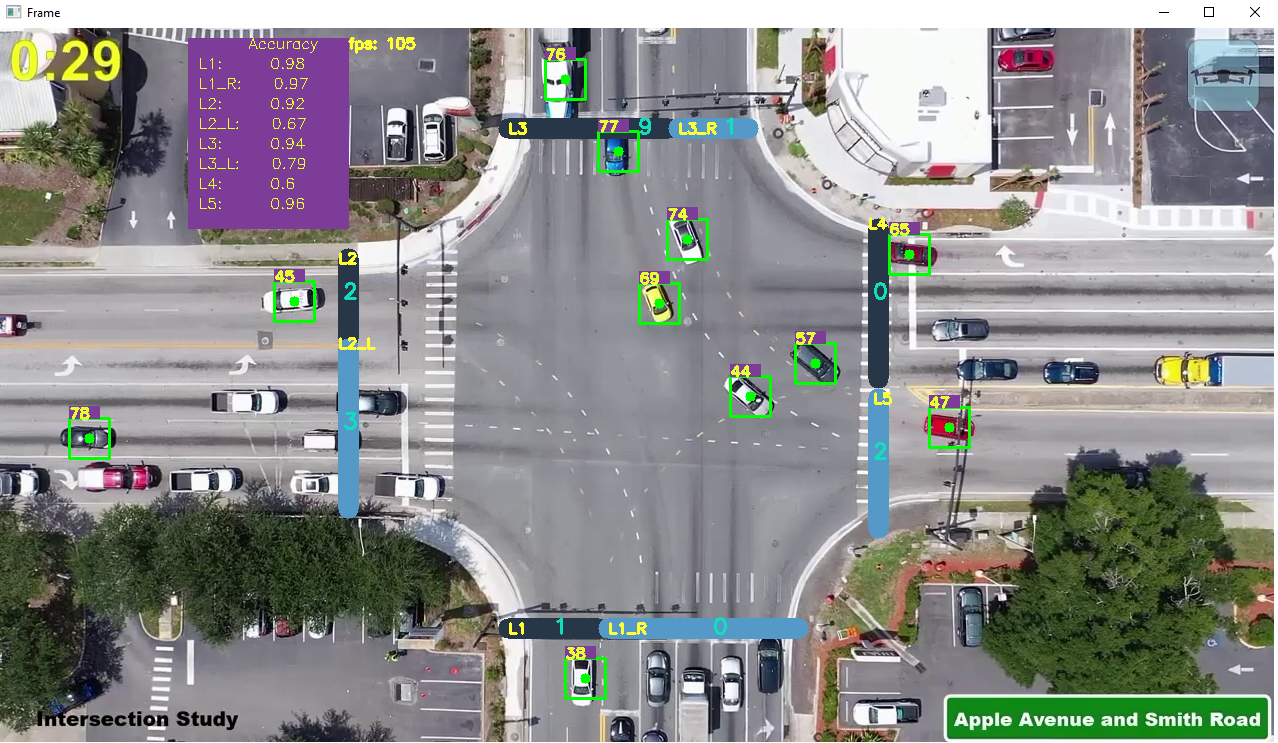
#> input picture ss1.png, 1278 x 743 px, given in place of intersection-8-720-b.mp4, which was not available
$ python pg3.py
#> lines starting #> are read from the running program, lines starting #| are printed output that depends on the picture; after the words box and inside, x2 and y2 are one past the last pixel; in counts of white or black regions, pixels touching at a corner belong together; pictures that were not available may be replaced by others from this repository, and a replacement may not be noted
import cv2 as cv
import numpy as np
import math


OFFSET = 3                  # cizgilerin etrafinda olusturalacak olan dortgenin genisliğini belirlemede kullanılacak
DISTANCE_PER_FRAME = 30     # Object Tracking icin noktanin onceki ile simdiki konumları arasındaki max fark
VIDEO_SPEED_RATE = 25       # video oynatma hızı
CONTOUR_AREA_LIMIT = 1200   # tespit edilen contour lari filtrelemek icin alan limiti uygulanmıstır
detections = {}             # tespit edilen arabalar id ile birlikte dictionary olarak tutar
track_id = 0                # track id her tespit edilen ve hareket eden araba icin atanır.
contours_center_current = []    # suan ki frame de tespit edilen contour ların orta noktalarını tutat dizi
contours_center_prev = []       # bir onceki frame de tespit edilen contour ların orta noktalarını tutat dizi
COUNT = 0                   # ilk frame i gecmek icin kullanılmıstır. cunku ilk framde bir onceki noktalarını tutan dizi bostur


CARS_LINE_1 = {}        # Line 1 den gecen arabalrı id ve orta noktalarını saklar
CARS_LINE_1_R = {}      # Line 1R den gecen arabalrı id ve orta noktalarını saklar
CARS_LINE_2={}          # Line 2 den gecen arabalrı id ve orta noktalarını saklar
CARS_LINE_2_L={}        # Line 2L den gecen arabalrı id ve orta noktalarını saklar
CARS_LINE_3={}          # Line 3 den gecen arabalrı id ve orta noktalarını saklar
CARS_LINE_3_R={}        # Line 3R den gecen arabalrı id ve orta noktalarını saklar
CARS_LINE_4={}          # Line 4 den gecen arabalrı id ve orta noktalarını saklar
CARS_LINE_5={}          # Line 5 den gecen arabalrı id ve orta noktalarını saklar


# lines coordinates
L1 = [510, 600, 600, 600]   # L1 arabaların sayılacagi cizginin koordinatlari
L1_R = [610, 600, 800, 600] # L1R arabaların sayılacagi cizginin koordinatlari
L2 = [350, 230, 350, 310]   # L2 arabaların sayılacagi cizginin koordinatlari
L2_L = [350, 320, 350, 480] # L2L arabaların sayılacagi cizginin koordinatlari
L3 = [510, 100, 670, 100]   # L3 arabaların sayılacagi cizginin koordinatlari
L3_R = [680, 100, 750, 100] # L3r arabaların sayılacagi cizginin koordinatlari
L4 = [880, 200, 880, 350]   # L4 arabaların sayılacagi cizginin koordinatlari
L5 = [880, 370, 880, 500]   # L5 arabaların sayılacagi cizginin koordinatlari

lines = [L1, L1_R, L2, L2_L, L3, L3_R, L4, L5]

COLORS = [      (152, 60, 125),          # purple
                (53, 67, 203),
                (71, 55, 40),
                (0, 84, 211),
                (199, 153, 84),
                (46, 58, 176),
                (51, 255, 230)      # 6-yellow
            ]


cap = cv.VideoCapture("videos/intersection-8-720-b.mp4")  # videoyou dondurur
obj_detector = cv.createBackgroundSubtractorMOG2(history=100, varThreshold=50)
# tracker = cv.legacy.MultiTracker_create()

'''
    dortgenin orta noktasini bulur, x, y degerlerinin dondurur
'''
def get_center(x,y,w,h):
    return x + int(w/2), y + int(h/2)

'''
    iki noktasi verilen dogrunun eğimini hesaplar
'''
def calculate_line_slope(x1,y1,x2,y2):
    return (y2-y1)/(x2-x1)

'''
if m negative and result negative point is on the right side of the line
if m positive and result positive point is on the right side of the line
'''
def calculate_distance_between_point_and_line(x, y, x1, y1, x2, y2):
    m = calculate_line_slope(x1,y1,x2,y2)
    f = (m*x) - (m*x2) - y + y2
    s = math.sqrt(m**2 + 1)
    return f / s

def draw_panel(frame):
    cv.rectangle(frame, (190, 10), (350, 200), COLORS[0], -1)
    cv.putText(frame, "Accuracy", (250, 20),cv.FONT_HERSHEY_SIMPLEX, 0.5, COLORS[6], 1)
    cv.putText(frame, "L1:      0.98", (200, 40),cv.FONT_HERSHEY_SIMPLEX, 0.5, COLORS[6], 1)
    cv.putText(frame, "L1_R:    0.97", (200, 60),cv.FONT_HERSHEY_SIMPLEX, 0.5, COLORS[6], 1)
    cv.putText(frame, "L2:      0.92", (200, 80),cv.FONT_HERSHEY_SIMPLEX, 0.5, COLORS[6], 1)
    cv.putText(frame, "L2_L:    0.67", (200, 100),cv.FONT_HERSHEY_SIMPLEX, 0.5, COLORS[6], 1)
    cv.putText(frame, "L3:      0.94", (200, 120),cv.FONT_HERSHEY_SIMPLEX, 0.5, COLORS[6], 1)
    cv.putText(frame, "L3_L:    0.79", (200, 140),cv.FONT_HERSHEY_SIMPLEX, 0.5, COLORS[6], 1)
    cv.putText(frame, "L4:      0.6", (200, 160),cv.FONT_HERSHEY_SIMPLEX, 0.5, COLORS[6], 1)
    cv.putText(frame, "L5:      0.96", (200, 180),cv.FONT_HERSHEY_SIMPLEX, 0.5, COLORS[6], 1)


def draw_lines2(frame):
    color = COLORS[4]
    for i, line  in enumerate(lines):
        if i%2 == 0:
            color = COLORS[2]
        else:
            color = COLORS[4]
        cv.line(frame, (line[0], line[1]), (line[2], line[3]), color, 20)

while True:
    timer = cv.getTickCount()
    ret, frame = cap.read()
#> frame is the input picture: shape (743, 1278, 3); mean B, G, R 139.7, 141, 139.9
    # (h,w, _) = frame.shape
    # print(f'{h} - {w}')
    COUNT += 1
    # extract region of Interest
    # roi = frame[200: 600, 300: 900]
    # roi2 = frame[200:650, 200:1200]
    # ------------------------IMAGE PRE-PROCESSING-------------------------------------
    kernel = np.ones((8, 8), np.uint8)
    gray = cv.cvtColor(frame, cv.COLOR_BGR2GRAY)    # frame i grayscale a cevirir
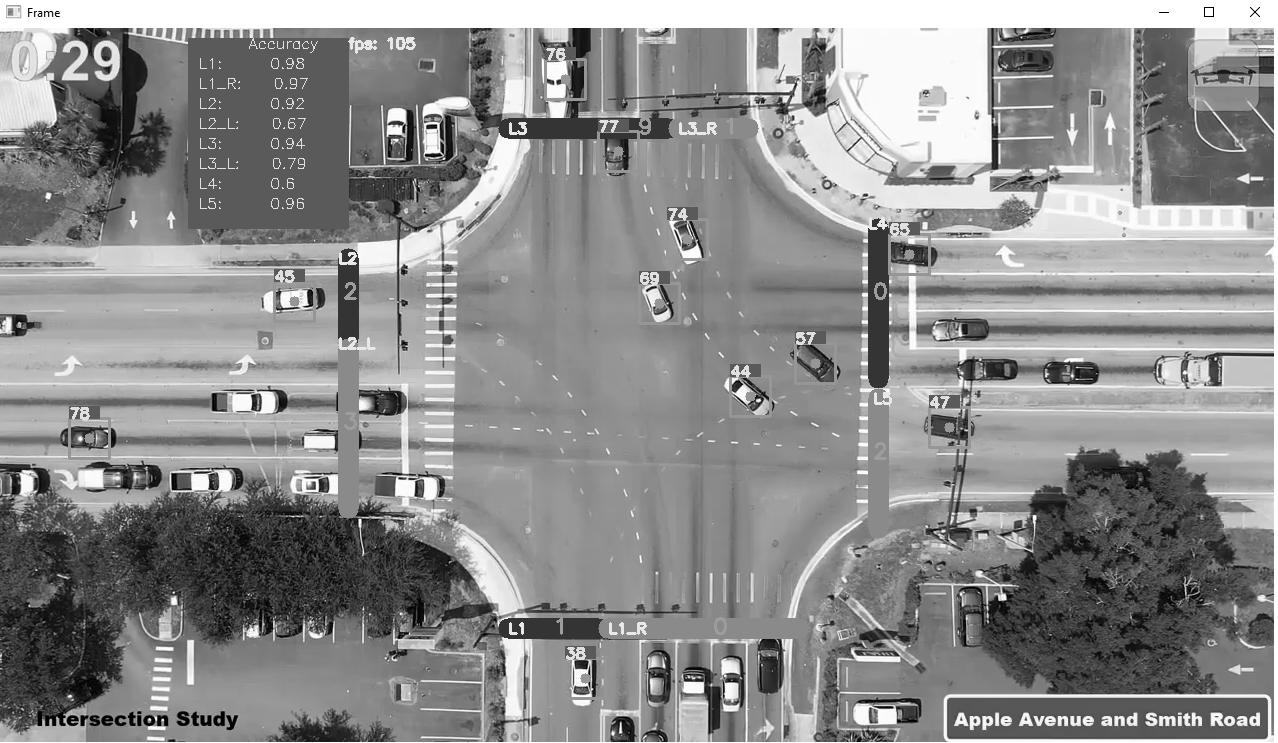
#> gray: shape (743, 1278); min 0, max 255, mean 140.5
    blurred = cv.GaussianBlur(gray, (5,5), 0)       # grayscalei bulanıklastırır
    mask = obj_detector.apply(blurred)              # bulanık framei maskeler. siyah beyaz goruntu cıkar
#> mask: shape (743, 1278); every value is 127
    # ced = cv.Canny(mask, 50, 150)                # bulanık framei edge detection yapar
    # filtered = cv.fastNlMeansDenoising(mask, None, 20, 7, 21)
    # erosion = cv.erode(mask, kernel, iterations=1)
    dilated = cv.dilate(mask, kernel, iterations=1) # maskelenmis framede beyazla tespit edilen objeleri genisletir
    # _, dilated = cv.threshold(dilated, 254, 255, cv.THRESH_BINARY)
    _, th = cv.threshold(mask, 254, 255, cv.THRESH_BINARY)
#> th: shape (743, 1278); every value is 0
    contours, _ = cv.findContours(dilated, cv.RETR_TREE, cv.CHAIN_APPROX_SIMPLE)    # koseleri olan objeleri tespit eder
#> contours = [[[0, 0], [0, 742], [1277, 742], [1277, 0]]]
    # cv.drawContours(frame, contours, -1, (0,255,0), 3)

    # info panel dogruluk oranlarını gosterir.
    # draw_panel(frame)
    draw_lines2(frame)
#> after the loop in draw_lines2, `for i, line  in enumerate(lines):`:
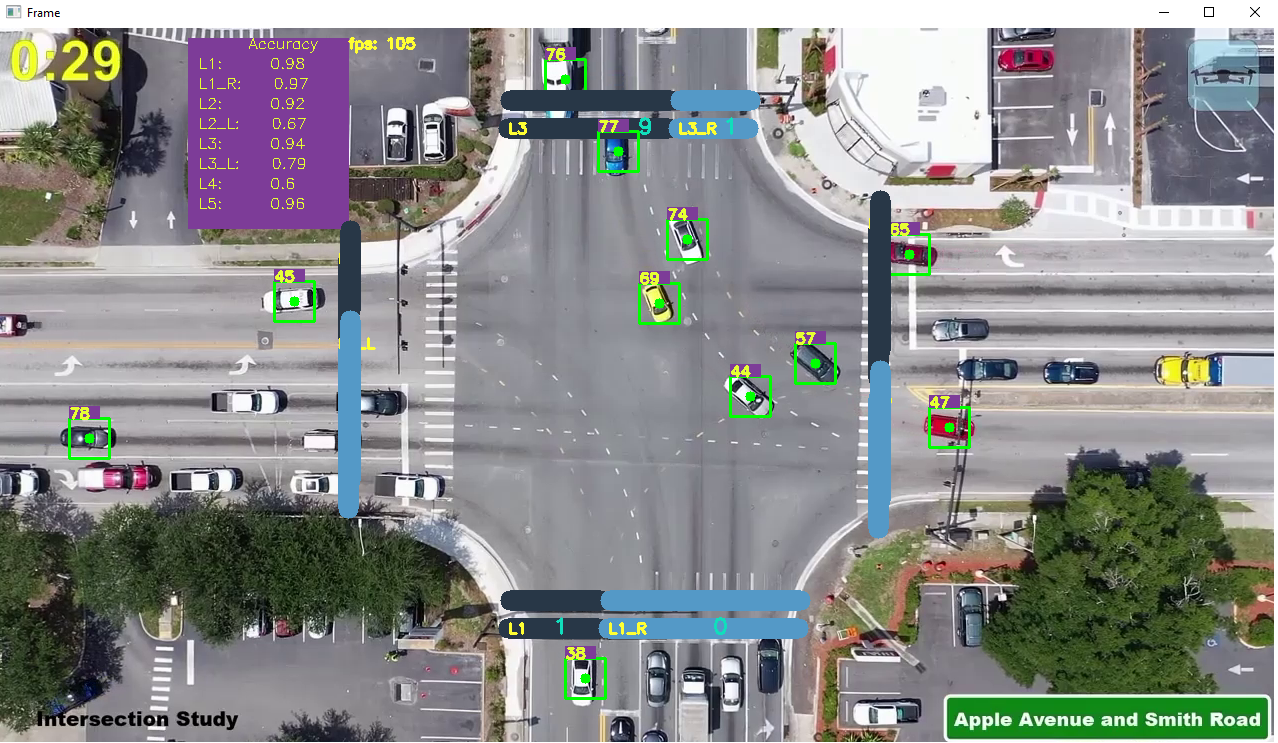
#> frame: shape (743, 1278, 3); 1.67% of pixels changed, all inside (x1, y1, x2, y2) = (340, 90, 891, 611)
    # ------------------------------------------------------------------------------
    # ------------------------------------------------------------------------------
    # ------------------------------------------------------------------------------
    for contour in contours:   # tespit edilen herbir contour(obje) iterasyona alınarak islem yapılır
        (x, y, w, h) = cv.boundingRect(contour) # contour un x,y,w,h koordinatlarını dondurur
        contour_valid = (w >= 30) and (h >= 30)   # eger genisliği 30 px den kucukse isleme almaz/atlar

        if not contour_valid:
            continue

        center = get_center(x,y,w,h) # contourun orta noktasını dondurur
        area = cv.contourArea(contour) # contourun alanını hesaplar
        # cv.rectangle(frame, (x, y), (x+w,y+h), (0, 255, 0), 2)

        # contour alanı belirlenen limitten buyukse listeye ekler. araba olma ihtimali vardir
        if area > CONTOUR_AREA_LIMIT:
            contours_center_current.append(center)
            # cv.rectangle(frame, (x,y), (x+w, y+h), COLORS[0], 2)
        else:
            continue
#> this loop made 1 pass
#> (contour, x, y, w, h, contour_valid, center, area) on pass 1: ([[0, 0], [0, 742], [1277, 742], [1277, 0]], 0, 0, 1278, 743, True, (639, 371), 947534)
#> after the loop, contours_center_current = [(639, 371)]
    # -----------------------------OBJECT TRACKING--------------------------------------------------

    detections_copy =  detections.copy()
    contours_center_current_copy = contours_center_current.copy()
#> contours_center_current_copy = [(639, 371)]
    for object_id, pt2 in detections_copy.items():
        obj_exists = False
        for pt in contours_center_current_copy:
            distance = math.hypot(pt2[0]-pt[0], pt2[1]-pt[1])
            if distance < DISTANCE_PER_FRAME:
                detections[object_id] = pt
                obj_exists = True
                if pt in contours_center_current:
                    contours_center_current.remove(pt)
                continue

        if not obj_exists:
            detections.pop(object_id)
#> after the loop, detections = 0 items

    for pt in contours_center_current:
        detections[track_id] = pt
        track_id +=1
#> this loop made 1 pass
#> (pt, track_id) on pass 1: ((639, 371), 1)
#> after the loop, detections = {0: (639, 371)}; track_id = 1

    contours_center_prev = contours_center_current.copy()
#> contours_center_prev = [(639, 371)]

    # ----------------------------------------------------------------------------
    for object_id, pt in detections.items():
        cv.rectangle(frame, (pt[0]-20, pt[1]-20), (pt[0]+20,pt[1]+20), (0, 255, 0), 2)
        cv.circle(frame, pt, 5, (0, 255, 0), -1)
        cv.rectangle(frame, (pt[0]-20, pt[1]-32),(pt[0]+10, pt[1]-20), COLORS[0], -1)
        cv.putText(frame, str(object_id), (pt[0]-20, pt[1]-20),cv.FONT_HERSHEY_SIMPLEX, 0.5, COLORS[6], 2)
        if (pt[1] > L1[1]-OFFSET and pt[1] < L1[3]+OFFSET) and (pt[0] > L1[0] and pt[0] < L1[2]):
            CARS_LINE_1[str(object_id)] = pt
        if (pt[1] > L1_R[1]-OFFSET and pt[1] < L1_R[3]+OFFSET) and (pt[0] > L1_R[0] and pt[0] < L1_R[2]):
            CARS_LINE_1_R[str(object_id)] = pt
        if (pt[0] < L2[0] + OFFSET and pt[0] > L2[2] - OFFSET) and (pt[1]>L2[1] and pt[1]<L2[3]):
            CARS_LINE_2[str(object_id)] = pt
        if (pt[0] < L2_L[0] + OFFSET+10 and pt[0] > L2_L[2] - OFFSET) and (pt[1]>L2_L[1] and pt[1]<L2_L[3]):
            CARS_LINE_2_L[str(object_id)] = pt
        if (pt[1] > L3[1]-OFFSET and pt[1] < L3[3]+OFFSET) and (pt[0] > L3[0] and pt[0] < L3[2]):
            CARS_LINE_3[str(object_id)] = pt
        if (pt[1] > L3_R[1]-OFFSET and pt[1] < L3_R[3]+OFFSET+20) and (pt[0] > L3_R[0] and pt[0] < L3_R[2]):
            CARS_LINE_3_R[str(object_id)] = pt
        if (pt[0] < L4[0]+ OFFSET and pt[0] > L4[2] - OFFSET) and (pt[1]>L4[1] and pt[1]<L4[3]):
            CARS_LINE_4[str(object_id)] = pt
        if (pt[0] < L5[0] + OFFSET+10 and pt[0] > L5[2] - OFFSET) and (pt[1]>L5[1] and pt[1]<L5[3]):
            CARS_LINE_5[str(object_id)] = pt
#> this loop made 1 pass
#> (object_id, pt) on pass 1: (0, (639, 371))
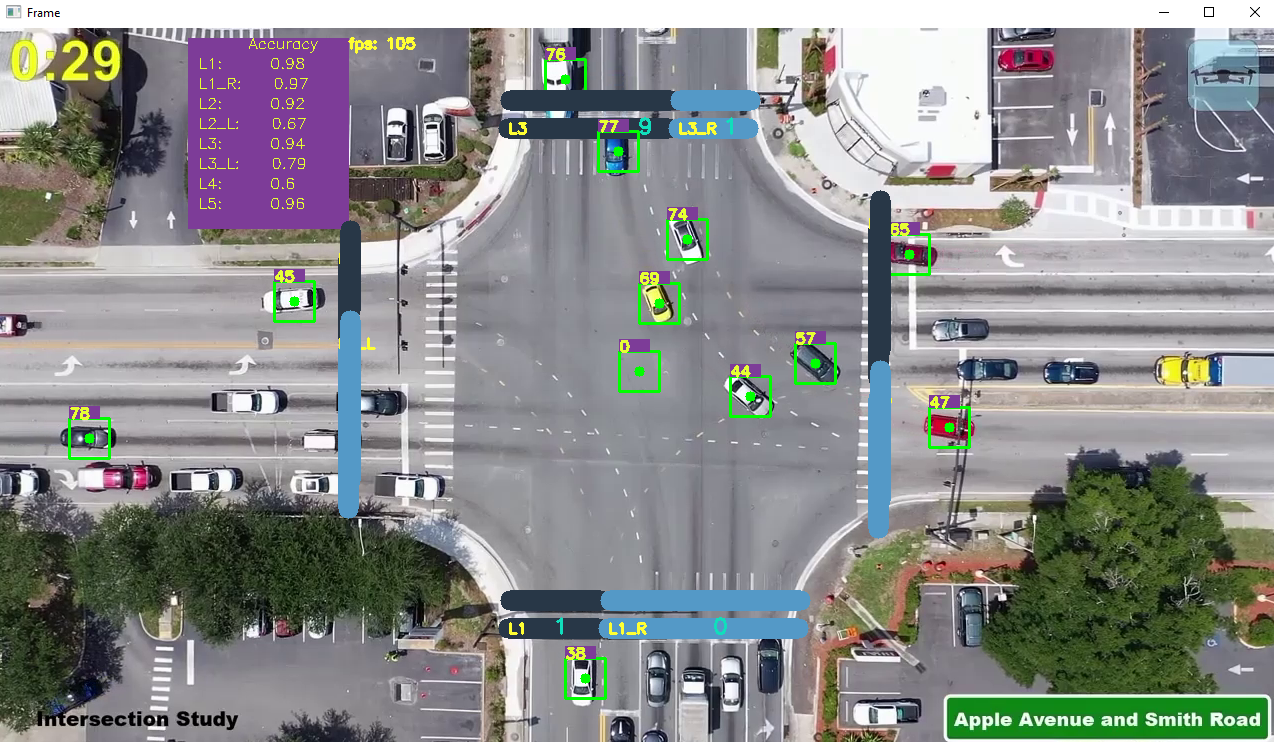
#> frame: shape (743, 1278, 3); 0.09% of pixels changed, all inside (x1, y1, x2, y2) = (618, 339, 661, 393)
#> after the loop, CARS_LINE_1 = 0 items; CARS_LINE_1_R = 0 items; CARS_LINE_2 = 0 items; CARS_LINE_2_L = 0 items; CARS_LINE_3 = 0 items; CARS_LINE_3_R = 0 items; CARS_LINE_4 = 0 items; CARS_LINE_5 = 0 items


    cv.putText(frame, str(len(CARS_LINE_1)), ((L1[0]+((L1[2]-L1[0])//2)), L1[1]+5), cv.FONT_HERSHEY_SIMPLEX, 0.7, (188, 222, 17), 2)
#> frame: shape (743, 1278, 3); 0.01% of pixels changed, all inside (x1, y1, x2, y2) = (556, 589, 569, 607)
    cv.putText(frame, "L1", (L1[0], L1[1]+5), cv.FONT_HERSHEY_SIMPLEX, 0.5, (51, 255, 255), 2)
#> frame: shape (743, 1278, 3); mean B, G, R 139.6, 140.4, 138.6
    cv.putText(frame, str(len(CARS_LINE_1_R)), ((L1_R[0]+((L1_R[2]-L1_R[0])//2))+10, L1_R[1]+5), cv.FONT_HERSHEY_SIMPLEX, 0.7, (188, 222, 17), 2)
#> frame: shape (743, 1278, 3); mean B, G, R 139.6, 140.4, 138.6
    cv.putText(frame, "L1_R", (L1_R[0], L1_R[1]+5), cv.FONT_HERSHEY_SIMPLEX, 0.5, (51, 255, 255), 2)
#> frame: shape (743, 1278, 3); mean B, G, R 139.5, 140.4, 138.6
    cv.putText(frame, str(len(CARS_LINE_2)), (L2[0]-5, (L2[1]+((L2[3]-L2[1])//2))), cv.FONT_HERSHEY_SIMPLEX, 0.7, (188, 222, 17), 2)
#> frame: shape (743, 1278, 3); mean B, G, R 139.5, 140.4, 138.6
    cv.putText(frame, "L2", (L2[0]-10, L2[1]+5), cv.FONT_HERSHEY_SIMPLEX, 0.5, (51, 255, 255), 2)
#> frame: shape (743, 1278, 3); mean B, G, R 139.5, 140.5, 138.6
    cv.putText(frame, str(len(CARS_LINE_2_L)), (L2_L[0]-5, (L2_L[1]+((L2_L[3]-L2_L[1])//2))), cv.FONT_HERSHEY_SIMPLEX, 0.7, (188, 222, 17), 2)
#> frame: shape (743, 1278, 3); mean B, G, R 139.5, 140.5, 138.6
    cv.putText(frame, "L2_L", (L2_L[0]-10, L2_L[1]), cv.FONT_HERSHEY_SIMPLEX, 0.5, (51, 255, 255), 2)
#> frame: shape (743, 1278, 3); mean B, G, R 139.5, 140.5, 138.7
    cv.putText(frame, str(len(CARS_LINE_3)), (640, L3[1]+5), cv.FONT_HERSHEY_SIMPLEX, 0.7, (188, 222, 17), 2)
#> frame: shape (743, 1278, 3); mean B, G, R 139.5, 140.5, 138.7
    cv.putText(frame, "L3", (L3[0], L3[1]+5), cv.FONT_HERSHEY_SIMPLEX, 0.5, (51, 255, 255), 2)
#> frame: shape (743, 1278, 3); mean B, G, R 139.5, 140.5, 138.7
    cv.putText(frame, str(len(CARS_LINE_3_R)), ((L3_R[0]+((L3_R[2]-L3_R[0])//2))+10, L3_R[1]+5), cv.FONT_HERSHEY_SIMPLEX, 0.7, (188, 222, 17), 2)
#> frame: shape (743, 1278, 3); mean B, G, R 139.5, 140.5, 138.7
    cv.putText(frame, "L3_R", (L3_R[0], L3_R[1]+5), cv.FONT_HERSHEY_SIMPLEX, 0.5, (51, 255, 255), 2)
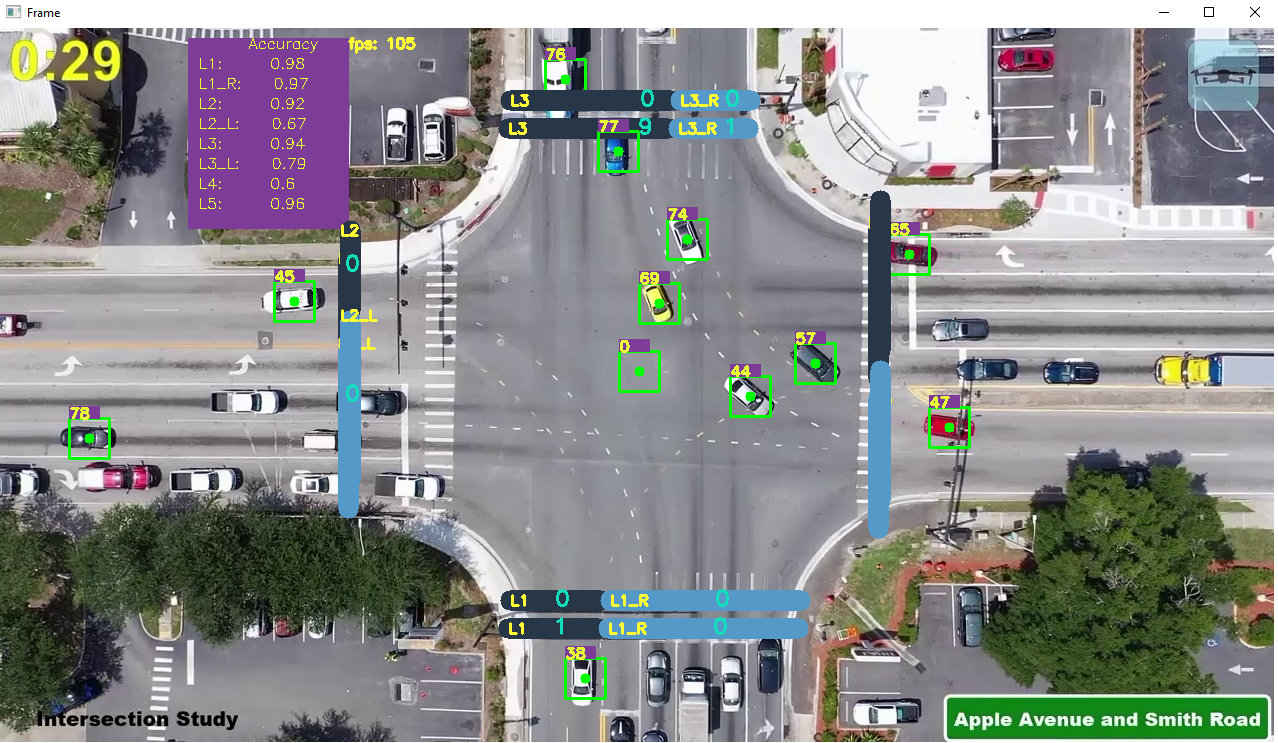
#> frame: shape (743, 1278, 3); mean B, G, R 139.5, 140.6, 138.7
    cv.putText(frame, str(len(CARS_LINE_4)), (L4[0]-5, 270), cv.FONT_HERSHEY_SIMPLEX, 0.7, (188, 222, 17), 2)
#> frame: shape (743, 1278, 3); 0.01% of pixels changed, all inside (x1, y1, x2, y2) = (876, 254, 889, 272)
    cv.putText(frame, "L4", (L4[0]-10, L4[1]), cv.FONT_HERSHEY_SIMPLEX, 0.5, (51, 255, 255), 2)
#> frame: shape (743, 1278, 3); mean B, G, R 139.5, 140.6, 138.8
    cv.putText(frame, str(len(CARS_LINE_5)), (L5[0]-5, 430), cv.FONT_HERSHEY_SIMPLEX, 0.7, (188, 222, 17), 2)
#> frame: shape (743, 1278, 3); mean B, G, R 139.5, 140.6, 138.7
    cv.putText(frame, "L5", (L5[0]-5, L5[1]+5), cv.FONT_HERSHEY_SIMPLEX, 0.5, (51, 255, 255), 2)
#> frame: shape (743, 1278, 3); mean B, G, R 139.5, 140.6, 138.8

    fps = int(cv.getTickFrequency()/(cv.getTickCount() - timer))
    cv.putText(frame, f'fps: {str(fps)}', (350,20), cv.FONT_HERSHEY_SIMPLEX, 0.5, (51, 255, 255), 2)
#> frame: shape (743, 1278, 3); mean B, G, R 139.4, 140.6, 138.8

    cv.imshow("Frame", frame)
    # [5 lines of commented-out code are left out]


    if cv.waitKey(VIDEO_SPEED_RATE) & 0xFF == ord('q'):
#> (key q is pressed here)
        break


cap.release()
cv.destroyAllWindows()
